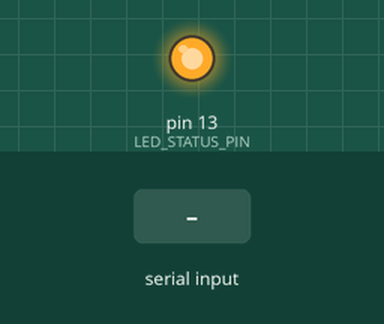
Simulated run of this sketch. Board: Arduino Uno, built with avr-gcc and run on an emulated ATmega328P. Shown: output pins drawn as LEDs (lit = HIGH). The test bench sets the inputs (shaded band).

Above: at 2.8 s.
2.9 s: "1" received over the second serial link
At 3.4 s:
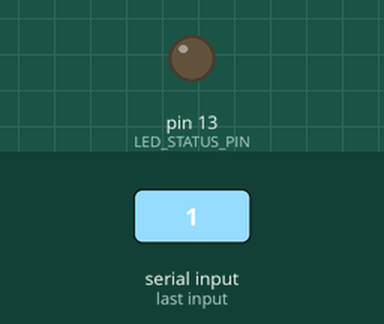
Timing chart, 0 to 5.9 s (numbered marks = the images above; inputs shaded):
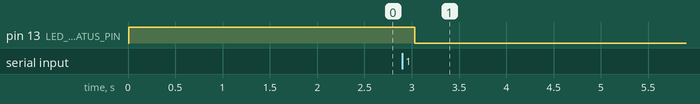

The sketch:

SoftwareSerialLedControl.ino
```cpp
#include <SoftwareSerial.h>
#include <string.h>

// PIN LAYOUTS
#define RX_PIN 0 // TO TX RASP PI
#define TX_PIN 1 // TO RX RASP PI
#define LED_STATUS_PIN 13 //IN5 on ULN2003 CONNECTED TO LED

#define SERIAL_BUFFER_SIZE 8
#define SERIAL_END_CHARACTER 't'
#define BAUD_RATE 9600

SoftwareSerial serial(RX_PIN, TX_PIN);
char serialBuffer[SERIAL_BUFFER_SIZE]; //allow only messages of the size of eight bytes
byte serialBufferPosition = 0;

void setup() {

  //setup led pin
  pinMode(LED_STATUS_PIN, OUTPUT);

  // setup serial pins
  pinMode(RX_PIN, INPUT);
  pinMode(TX_PIN, OUTPUT);

  // start serial port
  serial.begin(BAUD_RATE);
  serial.println("start\n");

  digitalWrite(LED_STATUS_PIN,HIGH);
  establishContact();  // send a byte to establish contact until receiver responds
  digitalWrite(LED_STATUS_PIN,LOW);
}

void loop() {
  // if we get a valid byte, read analog ins:


  byte messageReceived = false;

  if (serial.available() > 0) {
    // get incoming byte:
    char inByte = serial.read();

    if (inByte == SERIAL_END_CHARACTER) {
      //received end byte
      messageReceived = true;
    } else if (serialBufferPosition < SERIAL_BUFFER_SIZE) {
      //add one byte
      serialBuffer[serialBufferPosition] = inByte;
      serialBufferPosition++;
    } else {
      //overflow, do nothing
      ;
    }
  }

  if (messageReceived) {
    serial.write(serialBuffer);
    //serial.write(compareSubString(serialBuffer,"led:1") ? "true" : "false" );

    if (compareSubString(serialBuffer,"led:1"))
      digitalWrite(LED_STATUS_PIN,HIGH);
    else if (compareSubString(serialBuffer,"led:0"))
      digitalWrite(LED_STATUS_PIN,LOW);

    clearSerialBuffer();
  }


}

void establishContact() {
  while (serial.available() <= 0) {
    serial.write("waiting\n");
    delay(1000);
  }
}

void clearSerialBuffer() {
  for (int i=0;i<SERIAL_BUFFER_SIZE;i++)
    serialBuffer[i] = (char)0;
  serialBufferPosition = 0;
}

bool compareSubString(char* string, String compareString) {
  for (int i=0;i<compareString.length();i++) {
    if (string[i] != compareString[i])
      return false;
  }
  return true;
}
```

Measured:
- after the input at 2.9 s, pin 13 (LED_STATUS_PIN): HIGH → LOW after 0.13 s
